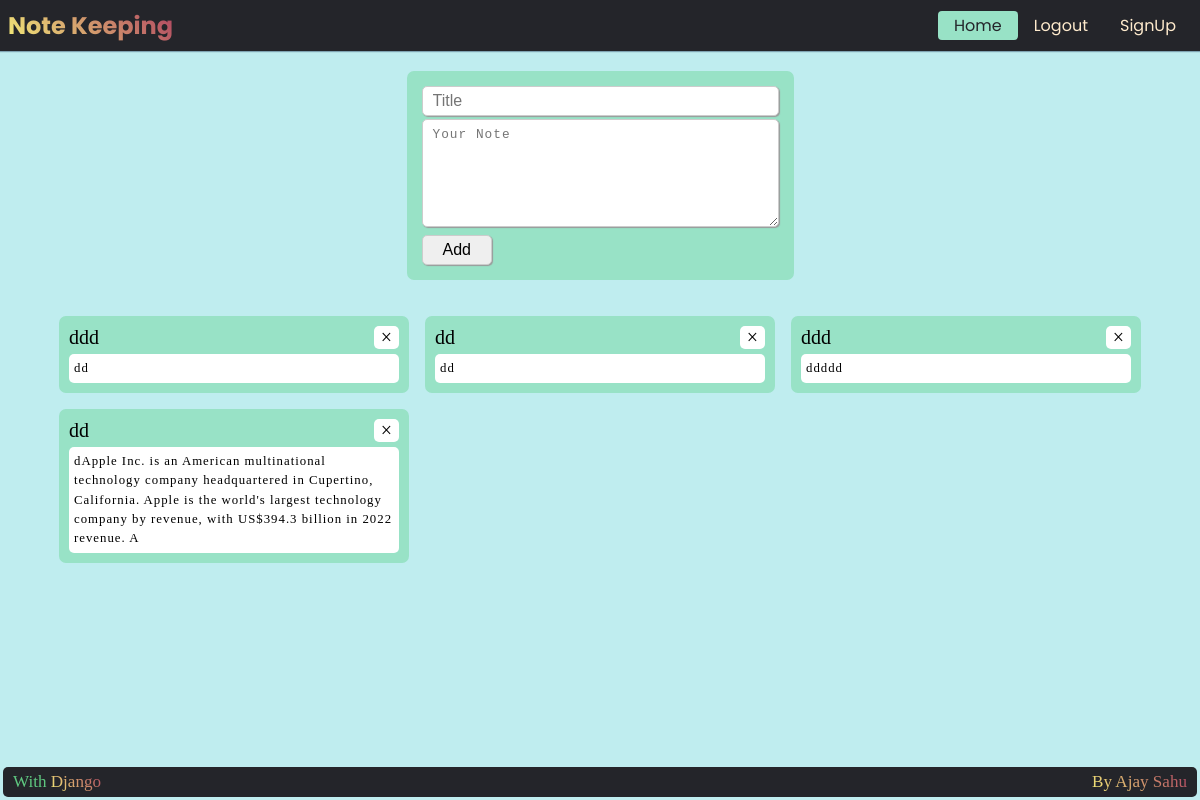
Before: /home (signed in) with the older database file.
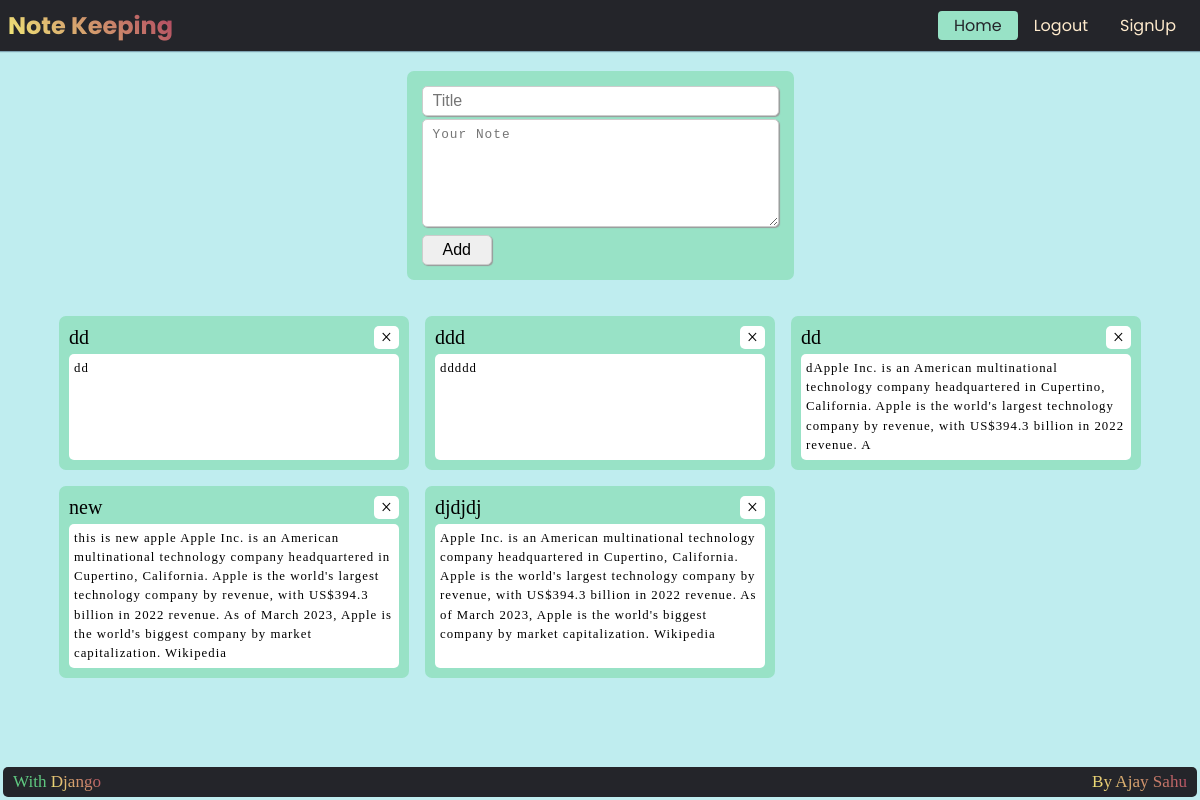
After: the same page with the newer database file.
### main/models.py (models this page shows, shortened)
class Notes(models.Model):
    title = models.CharField(max_length=50)
    data = models.TextField()
    user = models.ForeignKey(User,on_delete=models.CASCADE)

### main/views.py (the view)
# urls.py: 2. Add a URL to urlpatterns:  path('', views.home, name='home')
def home(request):
    if not request.user.is_authenticated:
        return redirect('login')
    NoteFormObj = NotesForm(request.POST or None)
    if request.method == 'POST' and NoteFormObj.is_valid():
        note = NoteFormObj.save(commit=False)
        note.user = request.user
        note.save()
        return redirect('home')
    allNotes = request.user.notes_set.all()
    return render(request, 'main/home.html', {'user': request.user, 'NoteFormObj': NoteFormObj, 'allNotes': allNotes, 'value': 'Home'})

### main/views.py
class NotesForm(forms.ModelForm):
    class Meta:
        model = Notes
        fields = ['title', 'data']
        widgets = {
            'title': forms.TextInput(attrs={'placeholder': 'Title', 'class': 'noteFields'}),
            'data': forms.Textarea(attrs={'placeholder': 'Your Note', 'rows': 5, 'class': 'noteFields'})
        }

### main/templates/main/home.html (shortened to what this page needs)
{% extends "base.html" %}
{% block main%}
{% load static%}
<link rel="stylesheet" href={% static "main/home.css" %}>
<form action="" method="POST" id="addNoteBlock">
    {{ NoteFormObj.title }}
    {{ NoteFormObj.data }}
    <input type="submit" value="Add">
</form>
<div id="NotesBlock">
    {% for note in allNotes %}
    <div class="NoteBlock" id="NoteBlock{{note.id}}">
        <div id="NoteBlockTitle"><span>{{note.title}}</span><span value="{{note.id}}" class="deleteNoteButton">&times;</span></div>
        <div id="NoteBlockData">{{note.data}}</div>
    </div>
    {% endfor%}
</div>
{% endblock%}

Changed rows visible on the page:
removed Notes: title "ddd", {{ note.id }} 90 (drawn), data "dd"
added Notes: title "new", {{ note.id }} 95 (drawn), data "this is new apple Apple Inc. is an American multinational technology company headquartered in Cupertino, California. Apple is the world's largest technology company by revenue, with US$394.3 billion in 2022 revenue. As of March 2023, Apple is the world's biggest company by market capitalization. Wikipedia"
added Notes: title "djdjdj", {{ note.id }} 97 (drawn), data "Apple Inc. is an American multinational technology company headquartered in Cupertino, California. Apple is the world's largest technology company by revenue, with US$394.3 billion in 2022 revenue. As of March 2023, Apple is the world's biggest company by market capitalization. Wikipedia"
